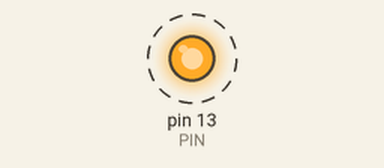
A sketch run on a simulated Arduino Uno, built with avr-gcc and run on an emulated ATmega328P. Parts: output pins drawn as LEDs (lit = HIGH). Dashed ring = blinking. What the sketch prints to the serial monitor is not drawn.

Above: at 0.4 s.
Timing chart, 0 to 3.0 s (numbered marks = the images above):
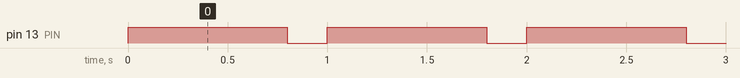

Measured:
- by itself, pin 13 (PIN): alternates HIGH for 0.80 s and LOW for 0.20 s

The sketch:

blink.ino
```cpp
// smoke test; just blinks onboard red led &
// writes "blink" to serial port

// tested with
//  Adafruit HUZZAH ESP8266  (pin=0)
//  Adafruit Feather 32u4    (pin=13)

int PIN = 13;  // 32u4
//int PIN = 13;  // Huzzah

void setup() {
  Serial.begin(115200);
  pinMode(PIN, OUTPUT);
}

void loop() {
  digitalWrite(PIN, HIGH);
  delay(800);
  digitalWrite(PIN, LOW);
  delay(200);
  Serial.println("blink!");
}
```
